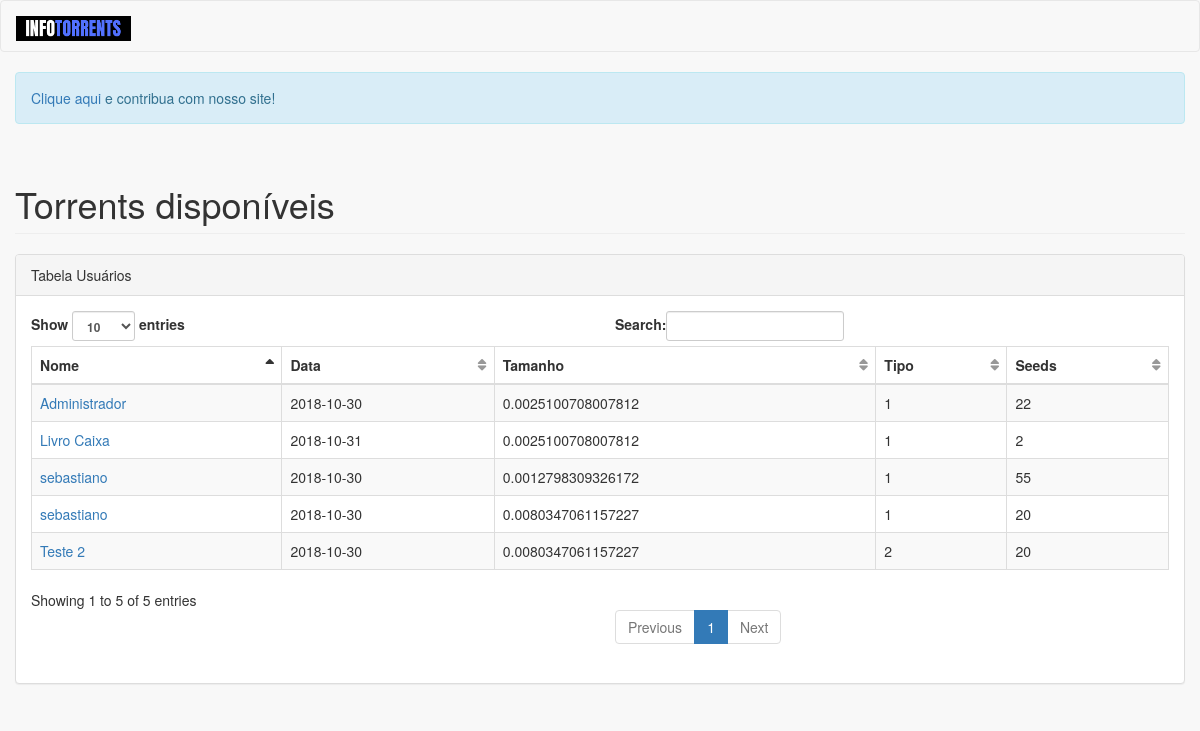
The page / on the database its author committed.
### tables this page shows
CREATE TABLE `torrent` (
  `idTorrent` int(11) NOT NULL,
  `nomeArquivo` varchar(255) DEFAULT NULL,
  `tamanho` varchar(255) DEFAULT NULL,
  `dataInsercao` date DEFAULT NULL,
  `tipo` int(11) DEFAULT NULL,
  `seeds` int(11) DEFAULT NULL,
  `nomeEnviado` varchar(255) DEFAULT NULL
);

### index.php (the view, shortened to what this page needs)
<!DOCTYPE html>
<?php
include_once('conexao.php');
?>
<html lang="PT-BR">
<head>
    <link rel="stylesheet" href="https://maxcdn.bootstrapcdn.com/bootstrap/3.3.7/css/bootstrap.min.css">
    <link href="css/vendor/metisMenu/metisMenu.min.css" rel="stylesheet">
    <link href="css/dist/css/sb-admin-2.css" rel="stylesheet">
    <link href="css/vendor/font-awesome/css/font-awesome.min.css" rel="stylesheet" type="text/css">
</head>
<body>
<nav class="navbar navbar-default">
    <div class="container-fluid">
        <div class="navbar-header">
            <a class="navbar-brand" href="#"><img src="img/logo.png" style="height: 25px;align-content: center;"></a>
        </div>
    </div>
</nav>
    <?php
    if (@$_SESSION['adicionaMenu'] == 'deslogado') {
        echo '<div class="container-fluid">
        <div class="row">
            <div class="col-lg-12">
                <div class="alert alert-info" role="alert">
                    <a href="login.php">Clique aqui</a> e contribua com nosso site!
                </div>
            </div>
        </div>
    </div>
            ';
    }
    ?>
<div class="container-fluid">
    <div class="row">
        <div class="col-lg-12">
            <h1 class="page-header">Torrents disponíveis</h1>
        </div>
    </div>
    <div class="row">
        <div class="col-lg-12">
            <div class="panel panel-default">
                <div class="panel-heading">
                    Tabela Usuários
                </div>
                <div class="panel-body">
                    <table width="100%" class="table table-striped table-bordered table-hover" id="dataTables-example">
                        <thead>
                        <tr>
                            <th scope="col">Nome</th>
                            <th scope="col">Data</th>
                            <th scope="col">Tamanho</th>
                            <th scope="col">Tipo</th>
                            <th scope="col">Seeds</th>
                        </tr>
                        </thead>
                        <tbody>
                        <?php
                        $mysqli = new mysqli($host, $usuario, $senha, $nomeBanco);
                        if (mysqli_connect_errno()) {
                            echo 'Erro de conexão' . mysqli_connect_error();
                            exit;
                        } else {
                            if ($resultado = $mysqli->query("SELECT tamanho,dataInsercao,tipo,seeds,nomeEnviado,nomeArquivo FROM torrent")) {
                                foreach ($resultado as $usuario) {
                                    ?>
                                    <tr>
                                        <td>
                                            <a href="upload/<?php echo $usuario['nomeArquivo']; ?>"><?php echo $usuario['nomeEnviado']; ?></a>
                                        </td>
                                        <td><?php echo $usuario['dataInsercao']; ?></td>
                                        <td><?php echo $usuario['tamanho']; ?></td>
                                        <td><?php echo $usuario['tipo']; ?></td>
                                        <td><?php echo $usuario['seeds']; ?></td>
                                    </tr>
                                    <?php
                                }
                            } else {
                                echo 'Erro no comando SQL: ' . $mysqli->error;
                            }
                        }
                        ?>
                        </tbody>
                    </table>
                </div>
            </div>
        </div>
    </div>
</div>
</body>
</html>

### rows shown on the page
torrent: nomeEnviado "sebastiano", dataInsercao "2018-10-30", tamanho "0.0012798309326172", tipo "1", seeds "55"
torrent: nomeEnviado "sebastiano", dataInsercao "2018-10-30", tamanho "0.0080347061157227", tipo "1", seeds "20"
torrent: nomeEnviado "Teste 2", dataInsercao "2018-10-30", tamanho "0.0080347061157227", tipo "2", seeds "20"
torrent: nomeEnviado "Administrador", dataInsercao "2018-10-30", tamanho "0.0025100708007812", tipo "1", seeds "22"
torrent: nomeEnviado "Livro Caixa", dataInsercao "2018-10-31", tamanho "0.0025100708007812", tipo "1", seeds "2"
